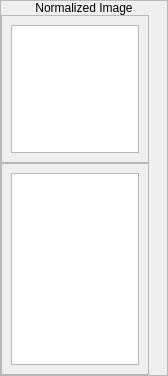
        <widget class="QFrame" name="normalizedImageMainFrame">
         <property name="maximumSize">
          <size>
           <width>168</width>
           <height>16777215</height>
          </size>
         </property>
         <property name="frameShape">
          <enum>QFrame::StyledPanel</enum>
         </property>
         <property name="frameShadow">
          <enum>QFrame::Raised</enum>
         </property>
         <layout class="QVBoxLayout" name="verticalLayout_21">
          <property name="spacing">
           <number>0</number>
          </property>
          <property name="leftMargin">
           <number>0</number>
          </property>
          <property name="topMargin">
           <number>0</number>
          </property>
          <property name="rightMargin">
           <number>0</number>
          </property>
          <property name="bottomMargin">
           <number>0</number>
          </property>
          <item>
           <widget class="QLabel" name="label_8">
            <property name="text">
             <string>Normalized Image</string>
            </property>
            <property name="alignment">
             <set>Qt::AlignCenter</set>
            </property>
           </widget>
          </item>
          <item>
           <widget class="QFrame" name="frame_17">
            <property name="sizePolicy">
             <sizepolicy hsizetype="Maximum" vsizetype="Fixed">
              <horstretch>0</horstretch>
              <verstretch>0</verstretch>
             </sizepolicy>
            </property>
            <property name="maximumSize">
             <size>
              <width>148</width>
              <height>16777215</height>
             </size>
            </property>
            <property name="frameShape">
             <enum>QFrame::StyledPanel</enum>
            </property>
            <property name="frameShadow">
             <enum>QFrame::Raised</enum>
            </property>
            <layout class="QVBoxLayout" name="verticalLayout_22">
             <item>
              <widget class="QGraphicsView" name="normalizedPlot">
               <property name="sizePolicy">
                <sizepolicy hsizetype="Fixed" vsizetype="Fixed">
                 <horstretch>0</horstretch>
                 <verstretch>0</verstretch>
                </sizepolicy>
               </property>
               <property name="maximumSize">
                <size>
                 <width>128</width>
                 <height>128</height>
                </size>
               </property>
               <property name="verticalScrollBarPolicy">
                <enum>Qt::ScrollBarAlwaysOff</enum>
               </property>
               <property name="horizontalScrollBarPolicy">
                <enum>Qt::ScrollBarAlwaysOff</enum>
               </property>
              </widget>
             </item>
            </layout>
           </widget>
          </item>
          <item>
           <widget class="QFrame" name="frame_18">
            <property name="maximumSize">
             <size>
              <width>148</width>
              <height>16777215</height>
             </size>
            </property>
            <property name="frameShape">
             <enum>QFrame::StyledPanel</enum>
            </property>
            <property name="frameShadow">
             <enum>QFrame::Raised</enum>
            </property>
            <layout class="QVBoxLayout" name="verticalLayout_23">
             <item>
              <widget class="QGraphicsView" name="normalizedHistory">
               <property name="minimumSize">
                <size>
                 <width>128</width>
                 <height>128</height>
                </size>
               </property>
               <property name="maximumSize">
                <size>
                 <width>128</width>
                 <height>16777215</height>
                </size>
               </property>
               <property name="verticalScrollBarPolicy">
                <enum>Qt::ScrollBarAlwaysOff</enum>
               </property>
               <property name="horizontalScrollBarPolicy">
                <enum>Qt::ScrollBarAlwaysOff</enum>
               </property>
              </widget>
             </item>
            </layout>
           </widget>
          </item>
         </layout>
        </widget>
